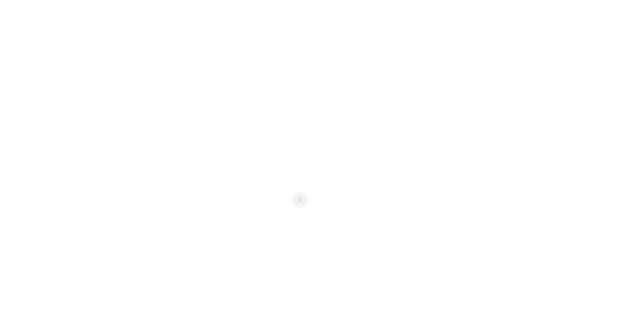
Frame 1 (no input)
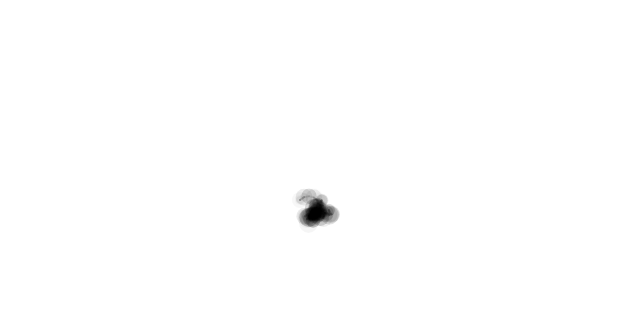
Frame 60 (no input)
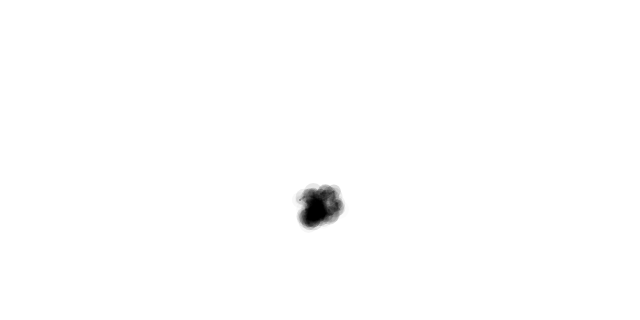
Frame 120 (the mouse pressed at the canvas centre since frame 60)

The p5.js sketch that drew these frames (run headless with seeded random() and noise() and a simulated clock; from frame 60 on, the mouse is pressed at the canvas centre):

// p5.js sketch
// ── sketch.js

let pos;
let prev;

function setup() {
  createCanvas(640 , 320);
  background(255);
  pos = createVector(300, 200);
  prev = pos.copy();
}

function draw() {
  stroke(0, random(20, 60));
  strokeWeight(2);
  line(pos.x, pos.y, prev.x, prev.y);

  noStroke();
  fill(0, random(40));
  ellipse(pos.x, pos.y, random(5, 20));
  ellipse(prev.x, prev.y, random(5, 20));
  prev.set(pos);

  let step = p5.Vector.random2D();
  step.mult(5);
  pos.add(step);
}
